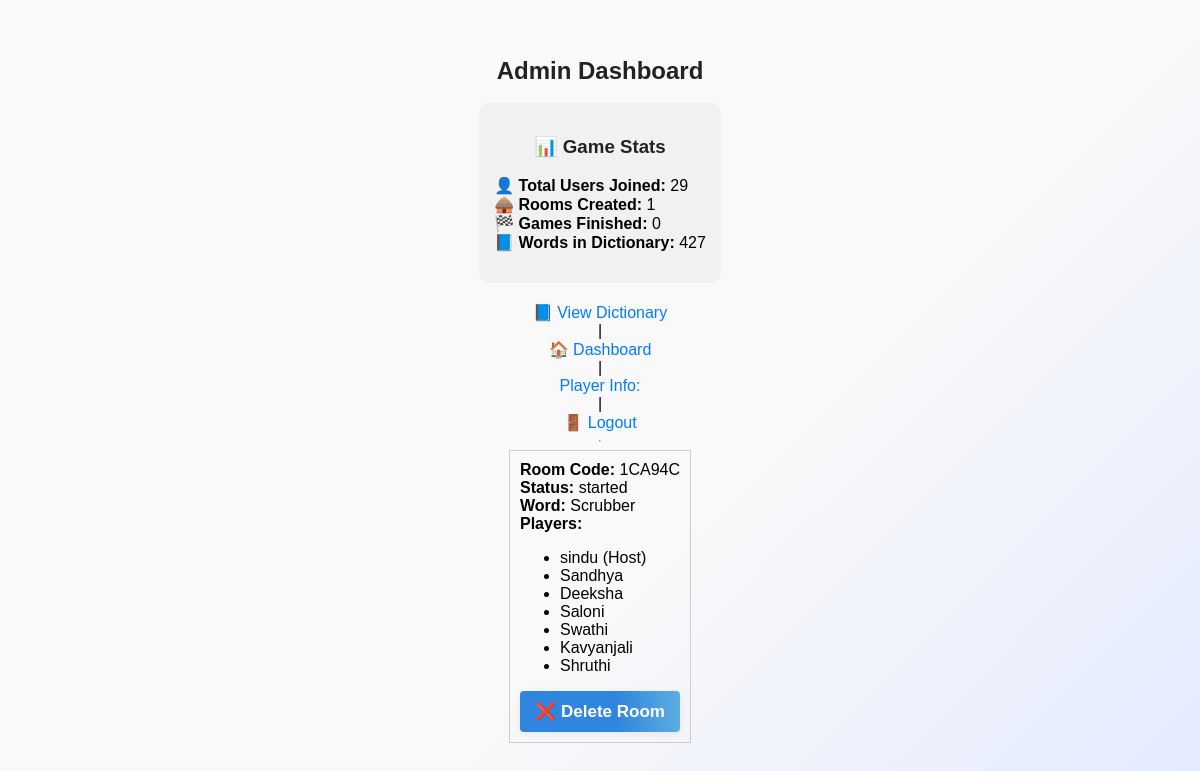
The page /admin/dashboard.php (signed in) on the database its author committed.
### tables this page shows
CREATE TABLE `rooms` (
  `id` int(11) NOT NULL,
  `code` varchar(6) NOT NULL,
  `status` enum('waiting','started','ended') DEFAULT 'waiting',
  `word` varchar(50) DEFAULT NULL,
  `created_at` timestamp NULL DEFAULT current_timestamp()
);

CREATE TABLE `players` (
  `id` int(11) NOT NULL,
  `user_id` int(11) NOT NULL,
  `room_id` int(11) NOT NULL,
  `role` enum('crewmate','imposter') DEFAULT 'crewmate',
  `last_activity` timestamp NULL DEFAULT current_timestamp() ON UPDATE current_timestamp(),
  `ip_address` varchar(45) DEFAULT NULL,
  `user_agent` text DEFAULT NULL
);

CREATE TABLE `users` (
  `id` int(11) NOT NULL,
  `username` varchar(50) NOT NULL,
  `is_admin` tinyint(1) DEFAULT 0,
  `created_at` timestamp NULL DEFAULT current_timestamp(),
  `ip_address` varchar(45) DEFAULT NULL,
  `user_agent` text DEFAULT NULL,
  `last_login` timestamp NULL DEFAULT NULL
);

### admin/dashboard.php (the view, shortened to what this page needs)
<?php
require_once '../includes/db.php';
$totalUsers = $pdo->query("SELECT COUNT(*) FROM users WHERE is_admin = 0")->fetchColumn();
$totalRooms = $pdo->query("SELECT COUNT(*) FROM rooms")->fetchColumn();
$totalGames = $pdo->query("SELECT COUNT(*) FROM rooms WHERE status = 'ended'")->fetchColumn();
$totalWords = $pdo->query("SELECT COUNT(*) FROM words")->fetchColumn();
$stmt = $pdo->query("SELECT * FROM rooms ORDER BY created_at DESC");
$rooms = $stmt->fetchAll();
?>
<!DOCTYPE html>
<html>
<head><title>Admin Dashboard</title></head>
<link rel="stylesheet" href="../assets/style.css">
<body>
    <h2>Admin Dashboard</h2>
    <div style="background:#f1f1f1; padding: 15px; border-radius: 10px; margin-bottom: 20px; max-width: 600px;">
        <h3>📊 Game Stats</h3>
        <ul style="list-style-type:none; padding-left: 0;">
            <li><strong>👤 Total Users Joined:</strong> <?= $totalUsers ?></li>
            <li><strong>🛖 Rooms Created:</strong> <?= $totalRooms ?></li>
            <li><strong>🏁 Games Finished:</strong> <?= $totalGames ?></li>
            <li><strong>📘 Words in Dictionary:</strong> <?= $totalWords ?></li>
        </ul>
    </div>
    <a href="dictionary.php">📘 View Dictionary</a> |
    <a href="dashboard.php">🏠 Dashboard</a> |
    <a href="players.php">Player Info:</a> |
    <a href="logout.php">🚪 Logout</a>
    <hr>
    <?php foreach ($rooms as $room): ?>
        <div style="margin-bottom: 20px; border: 1px solid #ccc; padding: 10px;">
            <strong>Room Code:</strong> <?= $room['code'] ?> <br>
            <strong>Status:</strong> <?= $room['status'] ?> <br>
            <strong>Word:</strong> <?= $room['word'] ?? '-' ?> <br>
            <strong>Players:</strong>
            <ul>
            <?php
                $stmt = $pdo->prepare("SELECT u.username, p.user_id FROM players p JOIN users u ON p.user_id = u.id WHERE p.room_id = ? ORDER BY p.id ASC");
                $stmt->execute([$room['id']]);
                $players = $stmt->fetchAll();
                $host_id = $players[0]['user_id'] ?? null;
                foreach ($players as $p) {
                    $label = ($p['user_id'] == $host_id) ? " (Host)" : "";
                    echo "<li>{$p['username']}{$label}</li>";
                }
            ?>
            </ul>
            <form method="POST" action="delete_room.php">
                <button type="submit" onclick="return confirm('Delete this room?')">❌ Delete Room</button>
            </form>
        </div>
    <?php endforeach; ?>
</body>
</html>

### assets/style.css (style rules this page uses)
body { font-family: Arial, sans-serif; background: linear-gradient(135deg, #f9f9f9 60%, #e3eaff 100%); margin: 0; min-height: 100vh; display: flex; flex-direction: column; align-items: center; justify-content: center; }
h2, h3 { color: #222; margin-bottom: 18px; text-align: center; }
form { display: flex; flex-direction: column; gap: 14px; margin-top: 10px; }
button { padding: 10px; font-size: 17px; font-weight: 600; cursor: pointer; background: linear-gradient(90deg, #2e86de 60%, #5dade2 100%); color: white; border: none; border-radius: 4px; box-shadow: 0 2px 8px rgba(44, 62, 80, 0.07); transition: background 0.2s, box-shadow 0.2s; }
a { text-decoration: none; color: #007bff; transition: color 0.2s; }

### rows shown on the page
rooms: code "1CA94C", status "started", word "Scrubber"
players: user.username "sindu", user "(Host)"
players: user.username "Sandhya"
players: user.username "Deeksha"
players: user.username "Saloni"
players: user.username "Swathi"
players: user.username "Kavyanjali"
players: user.username "Shruthi"

### other values the page prints
$totalUsers "29"
$totalRooms "1"
$totalGames "0"
$totalWords "427"
